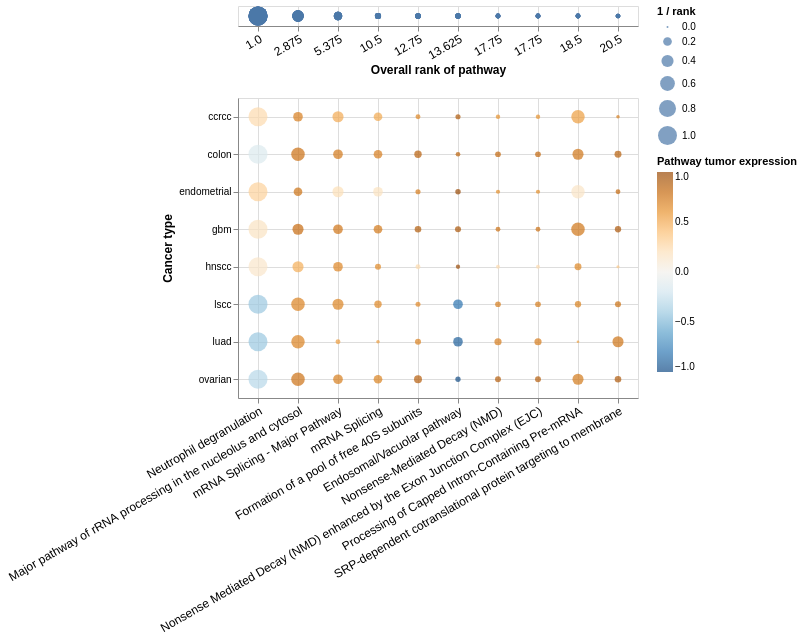

The cell this chart's notebook holds for it:
### Code cell
individual = alt.Chart(enrichment_data).mark_circle().encode(
    x=alt.X(
        "name:N",
        sort=enrichment_data["name"].values,
        axis=alt.Axis(
            labelAngle=-30,
            labelFontSize=12,
            labelLimit=500,
            title="",
            titleFontSize=12
        )
    ),
    y=alt.Y(
        "cancer_type:N",
        axis=alt.Axis(
            title="Cancer type",
            titleFontSize=12
        ),
    ),
    size=alt.Size(
        "rank_size:Q",
        legend=alt.Legend(
            title="1 / rank"
        )
    ),
    color=alt.Color(
        "mean_expr:Q",
        scale=alt.Scale(
            scheme="blueorange"
        ),
        legend=alt.Legend(
            title="Pathway tumor expression"
        )
    )
).properties(
    width=400,
    height=300
)

aggregate = alt.Chart(enrichment_data).mark_circle().encode(
    x=alt.X(
        "avg_rank_label:N",
        sort=enrichment_data["avg_rank_label"].values,
        axis=alt.Axis(
            labelAngle=-30,
            labelFontSize=12,
            labelLimit=500,
            title="Overall rank of pathway",
            titleFontSize=12
        )
    ),
    size=alt.Size(
        "avg_rank_size:Q",
        legend=alt.Legend(
            title="1 / rank"
        )
    ),
).properties(
    width=400
)

alt.vconcat(aggregate, individual).configure_axis(
    grid=True
)
